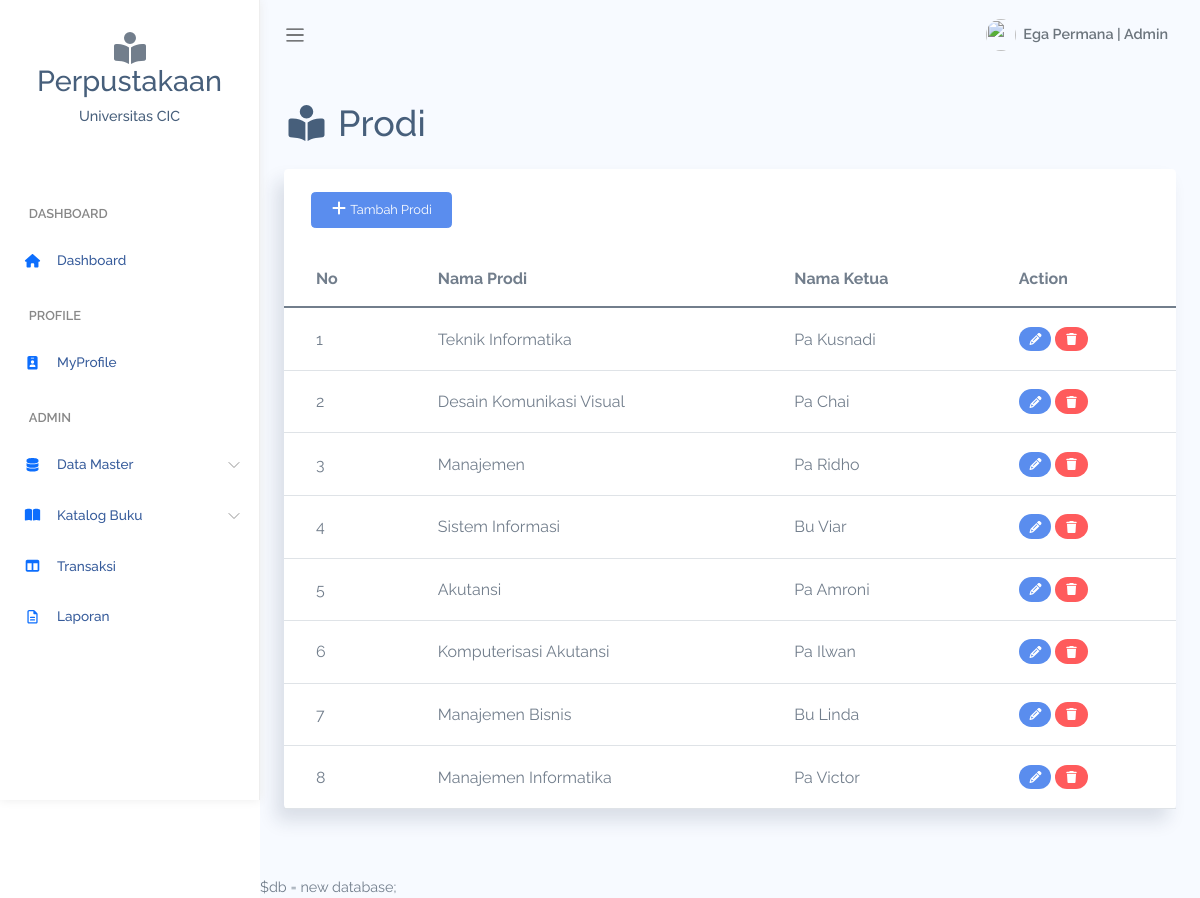
The page /Admin/dataProdi.php (signed in) on the database its author committed.
### tables this page shows
CREATE TABLE `prodi` (
  `id_prodi` int(11) NOT NULL,
  `nama` varchar(100) NOT NULL,
  `kaprodi` varchar(100) NOT NULL
);

### database.php (called while the page is built, shortened)
<?php
class database
{
    private $host = "localhost";
    private $user = "root";
    private $pas = "";
    private $db = "perpustakaan";
    private $koneksi = "";
    public function __construct()
    {
        $this->koneksi = mysqli_connect($this->host, $this->user, $this->pas, $this->db);
    }
    public function dataProdi()
    {
        $query = mysqli_query($this->koneksi, "SELECT * FROM prodi");
        while ($row = mysqli_fetch_array($query)) {
            $data[] = $row;
        }
        return $data;
    }
}

### Admin/dataProdi.php (the view, shortened to what this page needs)
<?php
require_once '../database.php';
class menu
{
    function __construct()
    {
        require_once "menu.php";
    }
}
$db = new database;
$data = $db->dataProdi();
?>
<!DOCTYPE html>
<html lang="en">
<head>
    <link rel="stylesheet" href="../assets/css/bootstrap.css">
    <link rel="stylesheet" href="../assets/vendors/chartjs/Chart.min.css">
    <link rel="stylesheet" href="../assets/vendors/perfect-scrollbar/perfect-scrollbar.css">
    <link rel="stylesheet" href="../assets/css/app.css">
</head>
<body>
    <div id="app">
        <div class="main-content container-fluid">
            <h1 class="mb-4">
                <i class="fas fa-fw fa-book-open-reader"></i> Prodi
            </h1>
            <div class="row" id="table-hover">
                <div class="col-12">
                    <div class="card">
                        <div class="card-content">
                            <div class="card-body">
                                <div class="col">
                                    <button type="button" class="btn btn-primary btn-sm" data-bs-toggle="modal" data-bs-target="#tambahProdi">
                                        <i class="fa-solid fa-plus"></i> Tambah Prodi
                                    </button>
                                </div>
                            </div>
                            <div class="table-responsive">
                                <table class="table table-hover mb-0">
                                    <thead>
                                        <tr>
                                            <th>No</th>
                                            <th>Nama Prodi</th>
                                            <th>Nama Ketua</th>
                                            <th>Action</th>
                                        </tr>
                                    </thead>
                                    <tbody>
                                        <?php
                                        $no = 1;
                                        foreach ($data as $row) :
                                        ?>
                                            <tr>
                                                <td><?= $no++; ?></td>
                                                <td><?= $row['nama']; ?></td>
                                                <td><?= $row['kaprodi']; ?></td>
                                                <td>
                                                    <a href="<?= "formUbah.php?aksi=prodi&&id=$row[id_prodi]"; ?>" class="badge bg-primary"><i class="fa-solid fa-fw fa-pencil"></i></a>
                                                    <a href="<?= "prosesProdi.php?&&aksi=delete&&id=$row[id_prodi]"; ?>" class="badge bg-danger" onclick="javascript: return confirm('Apakah anda yakin ingin dihapus?')"><i class="fa-solid fa-fw fa-trash"></i></a>
                                                </td>
                                            </tr>
                                        <?php endforeach; ?>
                                    </tbody>
                                </table>
                            </div>
                        </div>
                    </div>
                </div>
            </div>
        </div>
        <?php require_once 'formTambah.php'; ?>
    </div>
</body>
</html>

### assets/css/app.css (style rules this page uses)
* { font-family:Raleway }
#app { position:relative }
#main .main-content { padding:2rem 1.5rem }
a { text-decoration:none }
a,button { outline:0 }
.btn i,.btn svg { width:16px;height:16px }
.btn.btn-danger,.btn.btn-dark,.btn.btn-info,.btn.btn-light,.btn.btn-link,.btn.btn-primary,.btn.btn-secondary,.btn.btn-success,.btn.btn-warning { color:#fff }
.card { box-shadow:-8px 12px 18px 0 rgba(25,42,70,.13);margin-bottom:2.2rem }
.card .card-content { position:relative }
.card .card-body { padding:1.4rem 1.7rem }
.dataTable-table td,.dataTable-table thead th,.table td,.table thead th { vertical-align:middle }
.dataTable-table thead th,.table thead th { border-bottom:2px solid #475f7b }

### rows shown on the page
prodi: nama "Teknik Informatika", kaprodi "Pa Kusnadi"
prodi: nama "Desain Komunikasi Visual", kaprodi "Pa Chai"
prodi: nama "Manajemen", kaprodi "Pa Ridho"
prodi: nama "Sistem Informasi", kaprodi "Bu Viar"
prodi: nama "Akutansi", kaprodi "Pa Amroni"
prodi: nama "Komputerisasi Akutansi", kaprodi "Pa Ilwan"
prodi: nama "Manajemen Bisnis", kaprodi "Bu Linda"
prodi: nama "Manajemen Informatika", kaprodi "Pa Victor"

### other values the page prints
$_SESSION['role'] "ADMIN"
$_SESSION['nama'] "Ega Permana"
$_SESSION['role'] "Admin"
